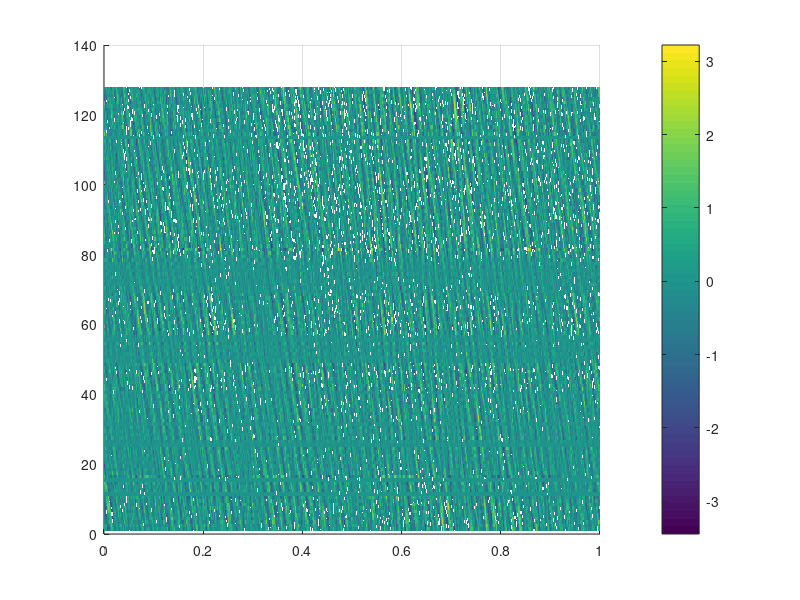
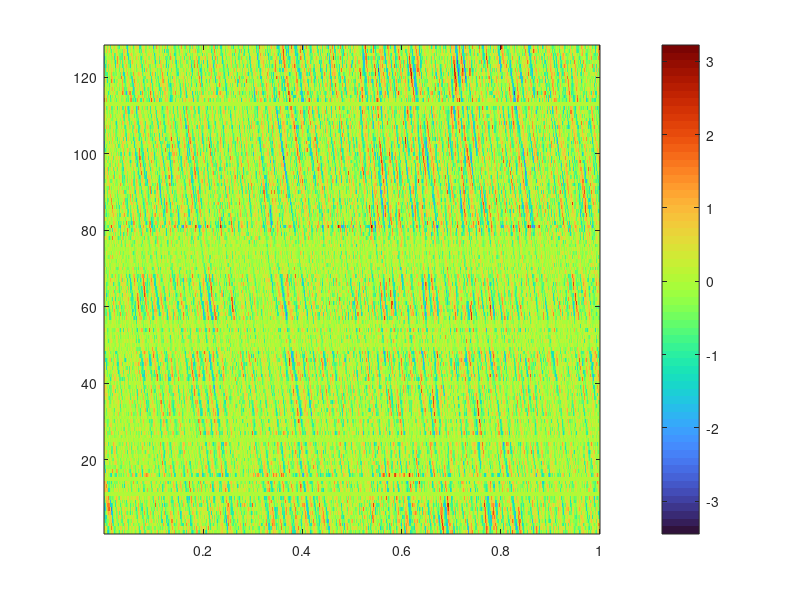
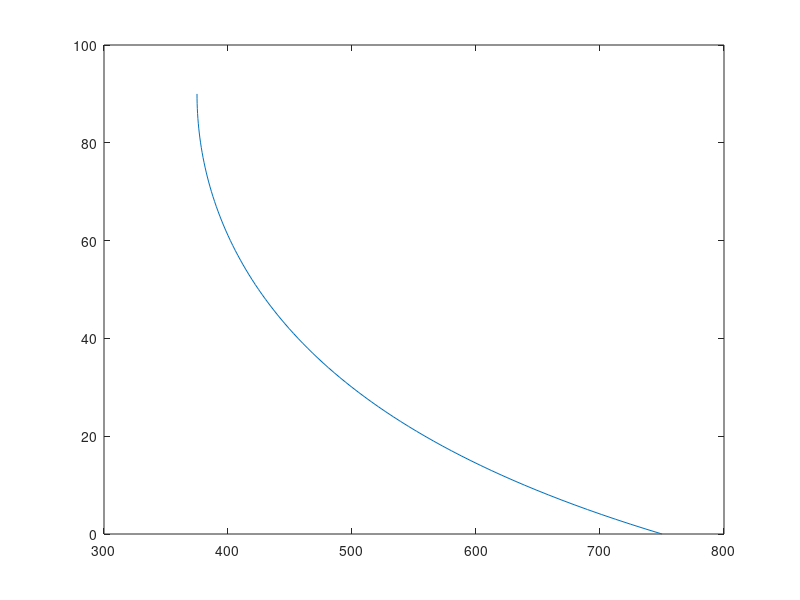
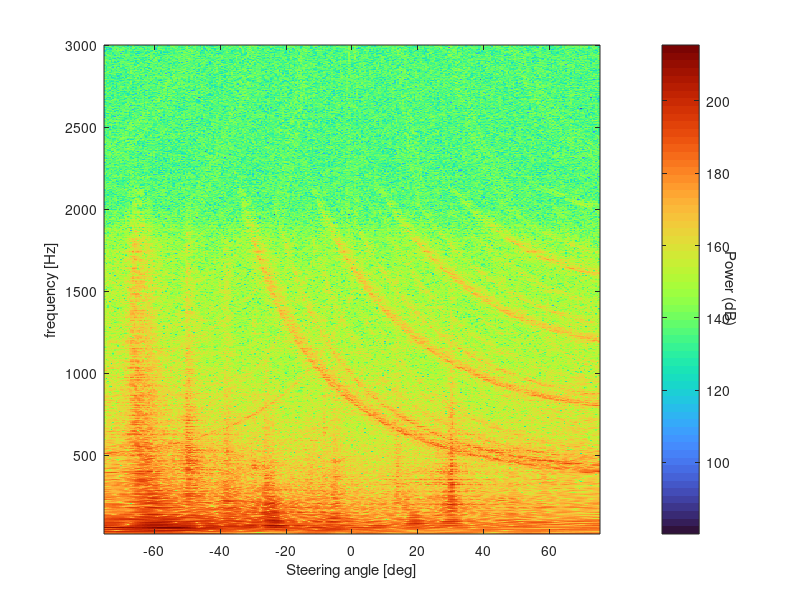

MATLAB code for these plots, in order:
%% Assignment 4: Advanced Aircraft Noise
% By: Elisabeth and Joshua

clear;

load('hydrophonedata_AE4463P.mat')

%% Start Script 

c = 1500;       % Speed of sound in water [m/s]
fs = 6000;      % Smample frequency [Hz]
d = 2;          % Distance between microphones [m]
n_mic = 128;    % Number of microphones [-]
p_ref = 1e-6;   % Refrence ressure for water [Pa]

% Visualise the data

figure();
%[X,Y] = meshgrid(1:0.5:10,1:20);
[X,Y] = meshgrid(1/fs:1/fs:1,1:128);
surf(X,Y,y1,'EdgeColor' ,'none')
view([0 90])
colorbar

figure();
imagesc(1/fs:1/fs:1,1:128,y1); 
colormap turbo; 
axis xy;
colorbar

%% Part for Q1 and Q2 (Theoretical questions)

angle = 90:-1:0;
f = ((d/c)*(sin(angle*pi/180)+1)).^(-1);

figure();
plot(f, angle)

%% Part 3 Beamforming 

% Step 1: fourier transform data from one microphone
% Step 2: add phase delay from stearing
% Step 3: repeat for all microphones
% Step 4: repeat for all stearing angles
% Step 5: Convert to dB presentation

% Microphone 113 seems to be defect

steering_angles = -75:0.5:75;
fk = 1:fs;  % Frequencies

final = zeros(size(steering_angles,2),fs);
row = 0;

for steering_angle = steering_angles
    
    inter = zeros(1, fs); % Storage of results for a single stearing angle but all frequencies
    row = row + 1;
    
    for n = 1:n_mic
        
        d_mic = y1(n,:);     % Microphone data of microphone n
        
        fc_mic = fft(d_mic); % Fourier coefficient a signular microphone n
        
        %plot(fk,fc_mic) % View the fourier coef over frequency
        
        tau_n = (d/c) * n * sin(deg2rad(steering_angle));   % Phase shift parameter
        inter = inter + fc_mic.*exp(2*pi*1i*fk*tau_n);      % Sum over all microphones
    end
    
    inter = 10*log10((abs(inter).^2)/(p_ref^2));    % Convert to dB
    final(row,:) = inter;                           % append to solution...
    % array based on steering angle in evaluation 
    % (note all frequencies are added for the sum of all microphones)
end

figure();
imagesc(steering_angles, 20:fs/2, final(:,20:fs/2).'); 
colormap turbo; 
axis xy;
colorbar;
xlabel('Steering angle [deg]');
ylabel('frequency [Hz]');
cb = colorbar(); 
ylabel(cb,'Power (dB)','Rotation',270)
%clim(); % <--- set bounds on colorbar
